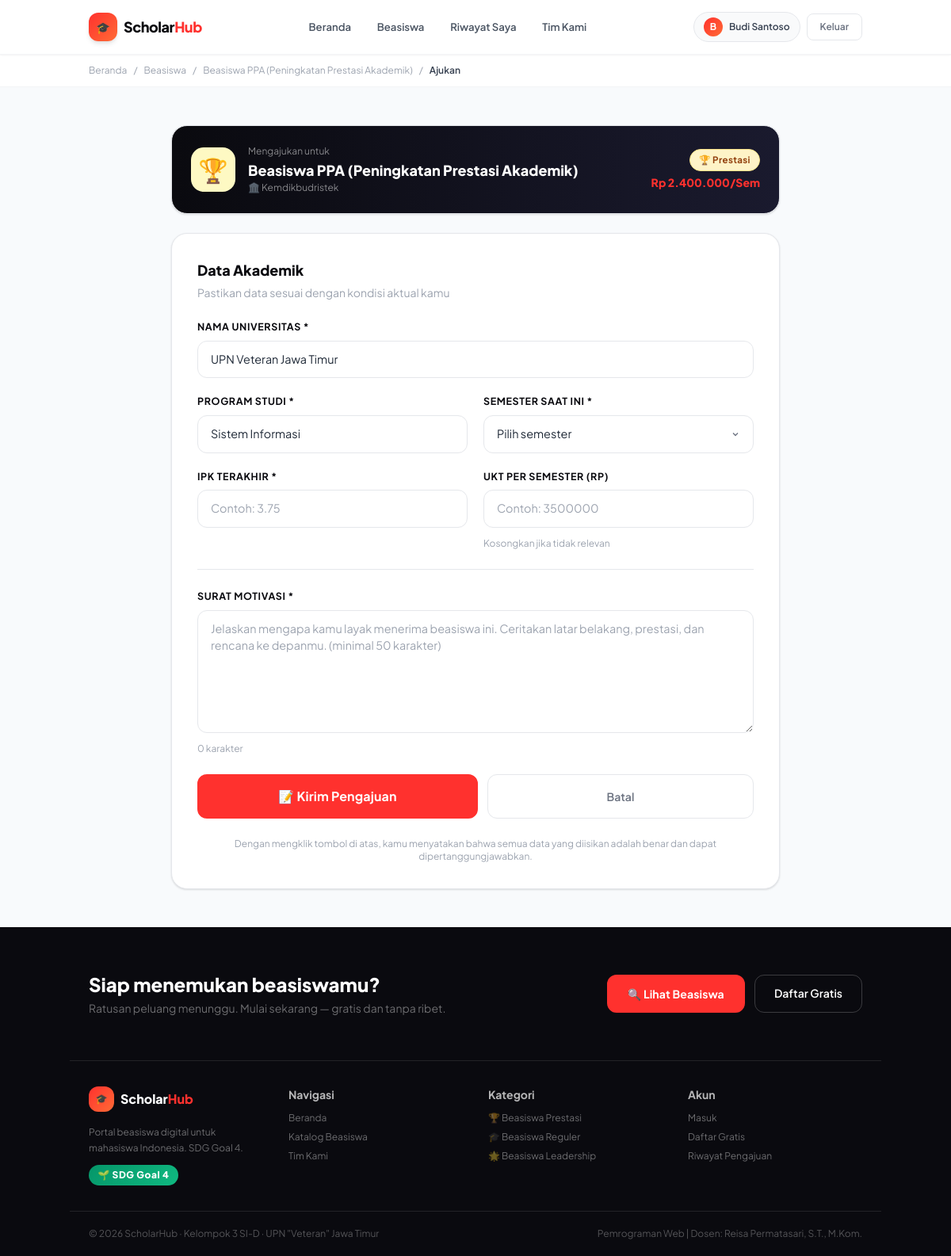
Screenshot of /apply.php?id=3 (signed in) with the database file from the repository.
### tables this page shows
CREATE TABLE beasiswa (
    id            INT AUTO_INCREMENT PRIMARY KEY,
    nama_beasiswa VARCHAR(200)                              NOT NULL,
    pengelola     VARCHAR(150)                              NOT NULL,
    tipe          ENUM('Prestasi','Reguler','Leadership')  NOT NULL,
    deskripsi     TEXT,
    syarat        TEXT,
    kuota         INT           DEFAULT 50,
    nilai_beasiswa BIGINT       DEFAULT 0,
    deadline      DATE,
    is_active     TINYINT(1)    DEFAULT 1,
    created_at    TIMESTAMP DEFAULT CURRENT_TIMESTAMP
);

CREATE TABLE users (
    id         INT AUTO_INCREMENT PRIMARY KEY,
    nama       VARCHAR(100)  NOT NULL,
    email      VARCHAR(100)  NOT NULL UNIQUE,
    password   VARCHAR(255)  NOT NULL,
    no_hp      VARCHAR(20)   DEFAULT NULL,
    universitas VARCHAR(200) DEFAULT NULL,
    prodi      VARCHAR(150)  DEFAULT NULL,
    created_at TIMESTAMP DEFAULT CURRENT_TIMESTAMP
);

### apply.php (the view, shortened to what this page needs)
<?php
require_once 'conf.php';
$uid = (int)$_SESSION['user_id'];
$bid = (int)($_GET['id'] ?? 0);
$b = mysqli_fetch_assoc(mysqli_query($conn, "SELECT * FROM beasiswa WHERE id=$bid AND is_active=1 LIMIT 1"));
$user_data = mysqli_fetch_assoc(mysqli_query($conn, "SELECT * FROM users WHERE id=$uid LIMIT 1"));
?>
<!DOCTYPE html>
<html lang="id">
<head>
  <script src="https://cdn.tailwindcss.com"></script>
  <link rel="stylesheet" href="assets/style.css">
</head>
<body class="bg-[#F8FAFC] min-h-screen flex flex-col">
<?php include 'includes/navbar.php'; ?>
<div class="bg-white border-b border-gray-100">
  <div class="container py-3 text-xs text-gray-400 flex items-center gap-2">
    <a href="index.php" class="hover:text-[#FF312E]">Beranda</a>
    <span>/</span>
    <a href="catalog.php" class="hover:text-[#FF312E]">Beasiswa</a>
    <span>/</span>
    <a href="detail.php?id=<?= $bid ?>" class="hover:text-[#FF312E] line-clamp-1"><?= htmlspecialchars($b['nama_beasiswa']) ?></a>
    <span>/</span>
    <span class="text-gray-700 font-semibold">Ajukan</span>
  </div>
</div>
<main class="container py-12 flex-1">
  <div class="max-w-3xl mx-auto">
    <div class="card p-6 mb-6 bg-gradient-to-r from-[#0A0A0F] to-[#1A1A2E]">
      <div class="flex items-center gap-4">
        <div class="w-14 h-14 rounded-2xl <?= $b['tipe']==='Prestasi'?'bg-yellow-100':($b['tipe']==='Leadership'?'bg-purple-100':'bg-blue-100') ?> flex items-center justify-center text-3xl flex-shrink-0">
          <?= $b['tipe']==='Prestasi'?'🏆':($b['tipe']==='Leadership'?'🌟':'🎓') ?>
        </div>
        <div>
          <p class="text-white/50 text-xs mb-0.5">Mengajukan untuk</p>
          <h1 class="text-white font-black text-lg"><?= htmlspecialchars($b['nama_beasiswa']) ?></h1>
          <p class="text-white/50 text-xs">🏛️ <?= htmlspecialchars($b['pengelola']) ?></p>
        </div>
        <div class="ml-auto text-right hidden md:block">
          <?= badge_tipe($b['tipe']) ?>
          <p class="text-[#FF312E] font-black text-sm mt-1"><?= rupiah($b['nilai_beasiswa']) ?>/Sem</p>
        </div>
      </div>
    </div>
    <form method="POST" action="" id="apply-form" novalidate>
      <div class="card p-8 space-y-6">
        <div>
          <h2 class="text-lg font-black text-[#0A0A0F] mb-1">Data Akademik</h2>
          <p class="text-sm text-gray-400">Pastikan data sesuai dengan kondisi aktual kamu</p>
        </div>
        <div class="grid grid-cols-1 md:grid-cols-2 gap-5">
          <div class="form-group md:col-span-2">
            <label for="universitas" class="form-label">Nama Universitas *</label>
            <input type="text" id="universitas" name="universitas" class="form-input"
                   value="<?= htmlspecialchars($_POST['universitas'] ?? $user_data['universitas'] ?? '') ?>"
                   placeholder="Contoh: Universitas Brawijaya" required>
          </div>
          <div class="form-group">
            <label for="prodi" class="form-label">Program Studi *</label>
            <input type="text" id="prodi" name="prodi" class="form-input"
                   value="<?= htmlspecialchars($_POST['prodi'] ?? $user_data['prodi'] ?? '') ?>"
                   placeholder="Contoh: Sistem Informasi" required>
          </div>
          <div class="form-group">
            <label for="semester" class="form-label">Semester Saat Ini *</label>
            <select id="semester" name="semester" class="form-input" required>
              <option value="">Pilih semester</option>
            </select>
          </div>
          <div class="form-group">
            <label for="ipk" class="form-label">IPK Terakhir *</label>
            <input type="number" id="ipk" name="ipk" class="form-input"
                   value="<?= htmlspecialchars($_POST['ipk'] ?? '') ?>"
                   placeholder="Contoh: 3.75" step="0.01" min="1.00" max="4.00" required>
          </div>
          <div class="form-group">
            <label for="ukt" class="form-label">UKT per Semester (Rp)</label>
            <input type="number" id="ukt" name="ukt" class="form-input"
                   value="<?= htmlspecialchars($_POST['ukt'] ?? '') ?>"
                   placeholder="Contoh: 3500000" min="0">
            <p class="text-xs text-gray-400 mt-1">Kosongkan jika tidak relevan</p>
          </div>
        </div>
        <div class="divider"></div>
        <div class="form-group">
          <label for="motivasi" class="form-label">Surat Motivasi *</label>
          <textarea id="motivasi" name="motivasi" class="form-input" rows="6"
                    placeholder="Jelaskan mengapa kamu layak menerima beasiswa ini. Ceritakan latar belakang, prestasi, dan rencana ke depanmu. (minimal 50 karakter)"
                    required><?= htmlspecialchars($_POST['motivasi'] ?? '') ?></textarea>
          <div class="flex justify-between mt-1">
            <span class="text-xs text-gray-400" id="char-count">0 karakter</span>
          </div>
        </div>
        <div class="flex gap-3 flex-wrap">
          <button type="submit" id="btn-submit-apply"
                  class="btn-primary flex-1 py-3.5 rounded-xl text-base">
            📝 Kirim Pengajuan
          </button>
          <a href="detail.php?id=<?= $bid ?>" class="btn-ghost flex-1 py-3.5 justify-center rounded-xl">
            Batal
          </a>
        </div>
        <p class="text-xs text-gray-400 text-center">
          Dengan mengklik tombol di atas, kamu menyatakan bahwa semua data yang diisikan adalah benar dan dapat dipertanggungjawabkan.
        </p>
      </div>
    </form>
  </div>
</main>
<?php include 'includes/footer.php'; ?>
</body>
</html>

### conf.php (shortened to what this page needs)
<?php
function rupiah($n)
{
    return 'Rp ' . number_format($n, 0, ',', '.');
}
function badge_tipe($tipe)
{
    $map = [
        'Prestasi' => ['badge badge-prestasi', '🏆'],
        'Reguler' => ['badge badge-reguler', '🎓'],
        'Leadership' => ['badge badge-leadership', '🌟'],
    ];
    [$cls, $icon] = $map[$tipe] ?? ['badge', ''];
    return "<span class='$cls'>$icon $tipe</span>";
}
?>

### assets/style.css (style rules this page uses)
:root { --clr-primary: #FF312E; --clr-primary-dk: #CC1A18; --clr-dark: #0A0A0F; --clr-dark2: #1A1A2E; --clr-gray: #6B7280; --clr-light: #F8FAFC; --clr-border: #E5E7EB; --clr-text: #1F2937; --clr-muted: #6B7280; --radius-sm: 8px; --radius-md: 12px; --radius-lg: 20px; --radius-xl: 28px; --shadow-sm: 0 1px 3px rgba(0,0,0,.08), 0 1px 2px rgba(0,0,0,.06); --shadow-md: 0 4px 16px rgba(0,0,0,.10), 0 2px 6px rgba(0,0,0,.06); --shadow-lg: 0 10px 40px rgba(0,0,0,.14), 0 4px 12px rgba(0,0,0,.08); --shadow-xl: 0 20px 60px rgba(0,0,0,.18), 0 8px 20px rgba(0,0,0,.12); --transition: all .22s cubic-bezier(.4,0,.2,1); }
*, *::before, *::after { box-sizing: border-box; margin: 0; padding: 0; }
html { scroll-behavior: smooth; -webkit-font-smoothing: antialiased; }
body { font-family: 'Plus Jakarta Sans', 'Space Grotesk', system-ui, sans-serif; color: var(--clr-text); background: var(--clr-light); line-height: 1.6; }
a { color: inherit; text-decoration: none; }
.btn-primary { display: inline-flex; align-items: center; justify-content: center; gap: 6px; background: var(--clr-primary); color: #fff; font-weight: 700; font-size: .875rem; padding: .6rem 1.5rem; border-radius: var(--radius-md); border: 2px solid var(--clr-primary); cursor: pointer; transition: var(--transition); white-space: nowrap; letter-spacing: .01em; }
.btn-ghost { display: inline-flex; align-items: center; gap: 6px; background: transparent; color: var(--clr-gray); font-weight: 600; font-size: .875rem; padding: .5rem 1rem; border-radius: var(--radius-sm); border: 1.5px solid var(--clr-border); cursor: pointer; transition: var(--transition); }
.badge { display: inline-flex; align-items: center; gap: 4px; font-size: .72rem; font-weight: 700; padding: .25rem .7rem; border-radius: 99px; letter-spacing: .03em; }
.badge-prestasi { background: #FEF3C7; color: #92400E; border: 1px solid #FDE68A; }
.card { background: #fff; border-radius: var(--radius-lg); border: 1px solid var(--clr-border); box-shadow: var(--shadow-sm); transition: var(--transition); overflow: hidden; }
.form-group { display: flex; flex-direction: column; gap: .5rem; }
.form-label { font-size: .78rem; font-weight: 700; color: var(--clr-dark); letter-spacing: .05em; text-transform: uppercase; }
.form-input { width: 100%; padding: .75rem 1rem; border: 1.5px solid var(--clr-border); border-radius: var(--radius-md); font-size: .9rem; font-family: inherit; color: var(--clr-text); background: #fff; transition: var(--transition); outline: none; }
select.form-input { appearance: none; background-repeat: no-repeat; background-position: right 1rem center; padding-right: 2.5rem; }
textarea.form-input { resize: vertical; min-height: 120px; }
.divider { height: 1px; background: var(--clr-border); }
.container { width: 100%; max-width: 1280px; margin: 0 auto; padding: 0 1.5rem; }

### rows the page displays
beasiswa: nama_beasiswa "Beasiswa PPA (Peningkatan Prestasi Akademik)", pengelola "Kemdikbudristek", tipe "Prestasi", nilai_beasiswa "Rp 2.400.000"
users: universitas "UPN Veteran Jawa Timur", prodi "Sistem Informasi"

### other values shown
mb_substr($user_nama, 0, 1) "B"
$user_nama "Budi Santoso"
$icon "🏆"
